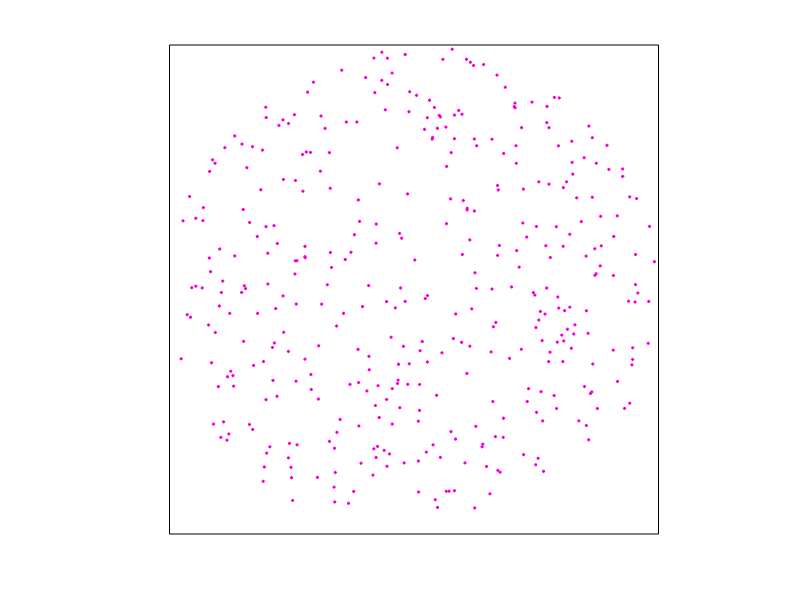

Write MATLAB code to recreate this figure.
clf; hold on;
axis square;
axis off;

N = 500;
count=0;

rectangle('Position', [0 0 1 1]);

for i=1:N
    x=rand;
    y=rand;
    distance=pdist([0.5 0.5; x y]);
    if distance < 0.5
      count++;
      plot(x, y, 'dm', 'MarkerSize', 2, 'MarkerFaceColor', 'r')
    endif
end

p = count/N


